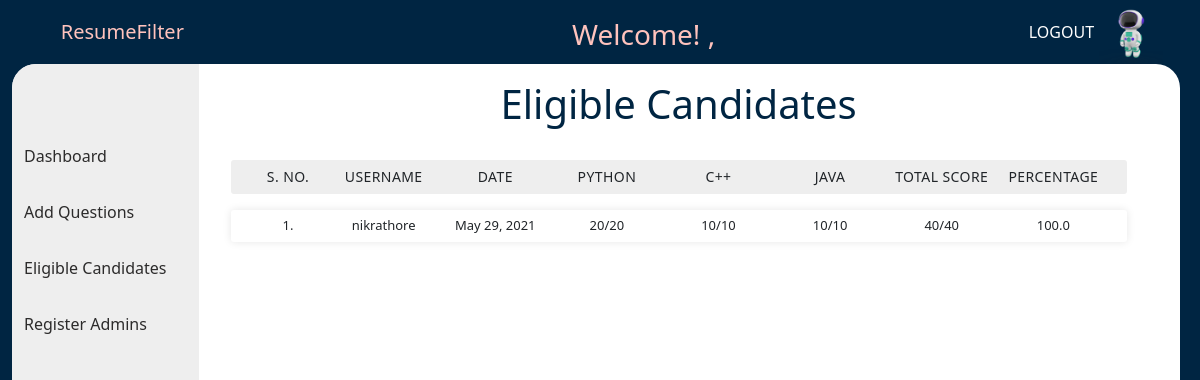
The app's page /eligibleCandidates, older data.
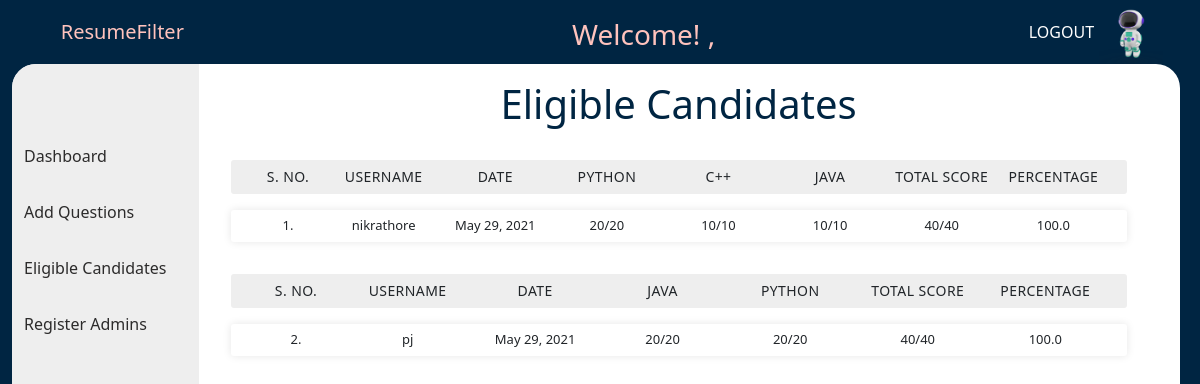
The same page, newer data.
### studentPortal/models.py (models this page shows)
class Analysis(models.Model):
    user_id = models.ForeignKey(User, on_delete=CASCADE,default=1)
    date = models.DateField()
    score = models.IntegerField()
    total = models.IntegerField()
    percentage = models.FloatField()
    status = models.CharField(max_length=20)
    detailed_result = models.TextField(default= "null")

### adminPortal/views.py (the view)
# urls.py: path('eligibleCandidates', views.eligibleCandidates, name='index'),
def eligibleCandidates(request):
    objects = Analysis.objects.all()
    eligible_candidates=[]
    for object in objects:
        if object.status=="eligible":
            eligible_candidates.append(object)
    for i in range(0, len(eligible_candidates)):
        eligible_candidates[i].detailed_result = json.loads(eligible_candidates[i].detailed_result)
    return render(request, 'adminPortal/eligibleCandidates.html',{
       "eligible_candidates":eligible_candidates,
    })

### templates/adminPortal/eligibleCandidates.html (shortened to what this page needs)
<!DOCTYPE html>
{% extends 'adminPortal/baseAdmin.html' %}
{% load static %}
{% block header_block %}
    <link rel="stylesheet" href="{% static 'css/adminPortal/eligibleCandidates.css' %}">
    {% endblock %}
      {% block body_block %}
      <div class='candidates_content'>
   <h1>Eligible Candidates</h1>
  {% for candidate in eligible_candidates %}
     <ul class="responsive-table">
    <li class="table-header">
      <div class="col colu-0">S. No.</div>
      <div class="col colu-2" id = "username_header">Username</div>
      <div class="col colu-2" id = "date_header">Date</div>
        {% for key, values in candidate.detailed_result.items %}
          <div class="col colu-3">{{key}}</div>
        {% endfor %}
      <div class="col colu-4">Total Score</div>
      <div class="col colu-5">Percentage</div>
    </li>
    <div class="tableRows">
      <li class="table-row">
        <div class="col colu-0" data-label="SNo">
          {{ forloop.counter }}.
        </div>
        <div class="col colu-2" id = "username" data-label="username">
          {{candidate.user_id}}
        </div>
        <div class="col colu-2" id = "date" data-label="Date">
          {{candidate.date}}
        </div>
        {% for key, values in candidate.detailed_result.items %}
                <div class="col colu-3" data-label="Score"> {{values.0}}/{{values.1}}</div>
        {% endfor %}
        <div class="col colu-4" data-label="TotalScore">
          {{candidate.score}}/{{candidate.total}}
        </div>
        <div class="col colu-6" data-label="Percentage">
          {{candidate.percentage}}
        </div>
      </li>
    </div>
  </ul>
 {% endfor %}
 </div>
    {% endblock %}

Row changes from the older to the newer data that the page shows:
added Analysis: detailed_result "JAVA" "PYTHON", user_id "pj", date "May 29, 2021", values "20" "20", values "20" "20", score "40", total "40", percentage "100.0"
